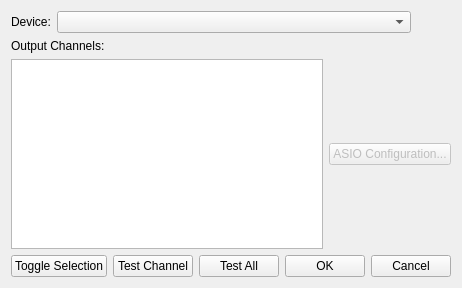
<?xml version="1.0" encoding="UTF-8"?>
<ui version="4.0">
 <class>WFSConfig</class>
 <widget class="QWidget" name="WFSConfig">
  <property name="windowModality">
   <enum>Qt::NonModal</enum>
  </property>
  <property name="geometry">
   <rect>
    <x>0</x>
    <y>0</y>
    <width>445</width>
    <height>288</height>
   </rect>
  </property>
  <property name="windowTitle">
   <string>WFS Audio Output Configuration</string>
  </property>
  <layout class="QGridLayout" name="gridLayout">
   <item row="0" column="0">
    <layout class="QVBoxLayout" name="verticalLayout_2">
     <item>
      <layout class="QVBoxLayout" name="verticalLayout">
       <item>
        <layout class="QHBoxLayout" name="horizontalLayout_2">
         <item>
          <widget class="QLabel" name="label">
           <property name="text">
            <string>Device:</string>
           </property>
          </widget>
         </item>
         <item>
          <widget class="QComboBox" name="devicesComboBox">
           <property name="sizePolicy">
            <sizepolicy hsizetype="Preferred" vsizetype="Fixed">
             <horstretch>1</horstretch>
             <verstretch>0</verstretch>
            </sizepolicy>
           </property>
          </widget>
         </item>
         <item>
          <spacer name="horizontalSpacer">
           <property name="orientation">
            <enum>Qt::Horizontal</enum>
           </property>
           <property name="sizeHint" stdset="0">
            <size>
             <width>40</width>
             <height>20</height>
            </size>
           </property>
          </spacer>
         </item>
        </layout>
       </item>
       <item>
        <widget class="QLabel" name="label_2">
         <property name="text">
          <string>Output Channels:</string>
         </property>
        </widget>
       </item>
       <item>
        <layout class="QHBoxLayout" name="horizontalLayout">
         <item>
          <widget class="QListView" name="channelList">
           <property name="selectionMode">
            <enum>QAbstractItemView::ExtendedSelection</enum>
           </property>
           <property name="selectionBehavior">
            <enum>QAbstractItemView::SelectItems</enum>
           </property>
           <property name="spacing">
            <number>0</number>
           </property>
           <property name="modelColumn">
            <number>0</number>
           </property>
          </widget>
         </item>
         <item>
          <widget class="QPushButton" name="showAsioButton">
           <property name="enabled">
            <bool>false</bool>
           </property>
           <property name="text">
            <string>ASIO Configuration...</string>
           </property>
           <property name="checkable">
            <bool>false</bool>
           </property>
           <property name="checked">
            <bool>false</bool>
           </property>
           <property name="flat">
            <bool>false</bool>
           </property>
          </widget>
         </item>
        </layout>
       </item>
      </layout>
     </item>
     <item>
      <layout class="QHBoxLayout" name="horizontalLayout_4">
       <item>
        <widget class="QPushButton" name="toggleSelectionButton">
         <property name="text">
          <string>Toggle Selection</string>
         </property>
        </widget>
       </item>
       <item>
        <spacer name="horizontalSpacer_3">
         <property name="orientation">
          <enum>Qt::Horizontal</enum>
         </property>
         <property name="sizeHint" stdset="0">
          <size>
           <width>40</width>
           <height>20</height>
          </size>
         </property>
        </spacer>
       </item>
       <item>
        <widget class="QPushButton" name="testChannelButton">
         <property name="text">
          <string>Test Channel</string>
         </property>
        </widget>
       </item>
       <item>
        <widget class="QPushButton" name="testAllButton">
         <property name="text">
          <string>Test All</string>
         </property>
        </widget>
       </item>
       <item>
        <spacer name="horizontalSpacer_2">
         <property name="orientation">
          <enum>Qt::Horizontal</enum>
         </property>
         <property name="sizeHint" stdset="0">
          <size>
           <width>40</width>
           <height>20</height>
          </size>
         </property>
        </spacer>
       </item>
       <item>
        <widget class="QPushButton" name="okButton">
         <property name="text">
          <string>OK</string>
         </property>
        </widget>
       </item>
       <item>
        <widget class="QPushButton" name="cancelButton">
         <property name="text">
          <string>Cancel</string>
         </property>
        </widget>
       </item>
      </layout>
     </item>
    </layout>
   </item>
  </layout>
 </widget>
 <layoutdefault spacing="6" margin="11"/>
 <resources/>
 <connections/>
</ui>
